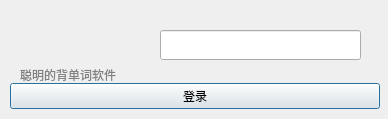
<?xml version="1.0" encoding="UTF-8"?>
<ui version="4.0">
 <class>LoginDialog</class>
 <widget class="QDialog" name="LoginDialog">
  <property name="geometry">
   <rect>
    <x>0</x>
    <y>0</y>
    <width>388</width>
    <height>119</height>
   </rect>
  </property>
  <property name="windowTitle">
   <string>SmartWord</string>
  </property>
  <property name="windowIcon">
   <iconset resource="icons.qrc">
    <normaloff>:/img/logo.png</normaloff>:/img/logo.png</iconset>
  </property>
  <widget class="QLineEdit" name="username">
   <property name="geometry">
    <rect>
     <x>160</x>
     <y>30</y>
     <width>201</width>
     <height>30</height>
    </rect>
   </property>
   <property name="font">
    <font>
     <pointsize>12</pointsize>
    </font>
   </property>
   <property name="whatsThis">
    <string>输入你的扇贝网用户名称</string>
   </property>
  </widget>
  <widget class="QLabel" name="logininfo">
   <property name="geometry">
    <rect>
     <x>20</x>
     <y>65</y>
     <width>271</width>
     <height>20</height>
    </rect>
   </property>
   <property name="styleSheet">
    <string notr="true">color:Gray;</string>
   </property>
   <property name="text">
    <string>聪明的背单词软件</string>
   </property>
  </widget>
  <widget class="QLabel" name="face">
   <property name="geometry">
    <rect>
     <x>340</x>
     <y>40</y>
     <width>21</width>
     <height>21</height>
    </rect>
   </property>
   <property name="text">
    <string/>
   </property>
   <property name="pixmap">
    <pixmap resource="icons.qrc">:/img/face.png</pixmap>
   </property>
  </widget>
  <widget class="QWidget" name="layoutWidget">
   <property name="geometry">
    <rect>
     <x>10</x>
     <y>80</y>
     <width>370</width>
     <height>32</height>
    </rect>
   </property>
   <layout class="QHBoxLayout" name="horizontalLayout">
    <property name="spacing">
     <number>0</number>
    </property>
    <item>
     <widget class="QPushButton" name="loginButton">
      <property name="text">
       <string>登录</string>
      </property>
     </widget>
    </item>
   </layout>
  </widget>
  <widget class="QLabel" name="label">
   <property name="geometry">
    <rect>
     <x>10</x>
     <y>10</y>
     <width>141</width>
     <height>51</height>
    </rect>
   </property>
   <property name="text">
    <string/>
   </property>
   <property name="pixmap">
    <pixmap resource="icons.qrc">:/img/new_logo.png</pixmap>
   </property>
  </widget>
 </widget>
 <resources>
  <include location="icons.qrc"/>
 </resources>
 <connections/>
</ui>
